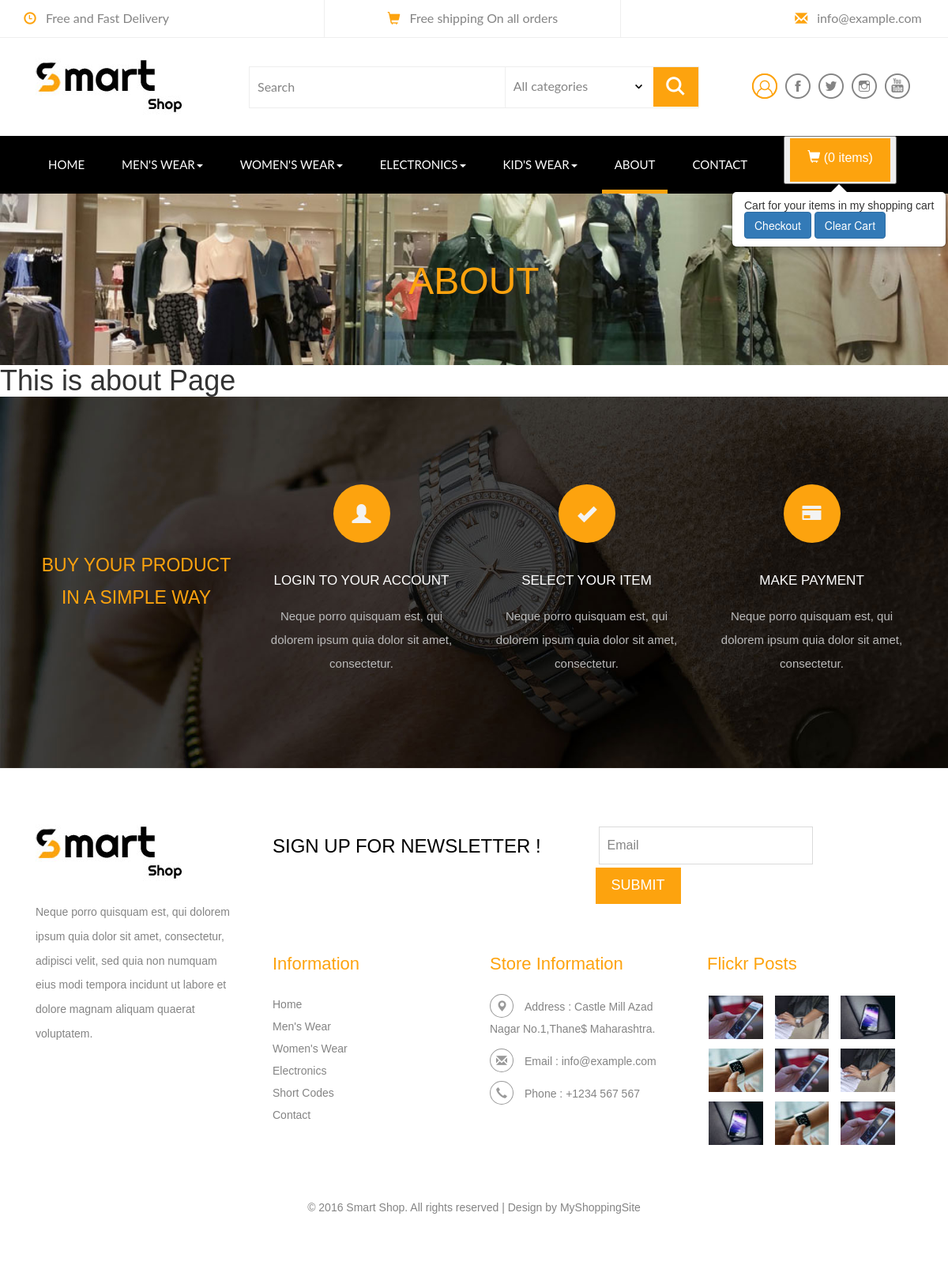
The page /about/ on the database its author committed.
### shop/models.py (models this page shows)
class Category(models.Model):
    title = models.CharField(max_length=255)
    slug = models.SlugField(max_length=255)
    class Meta:
        verbose_name_plural = 'Categories'
    def __str__(self):
        return self.title

### shop/views.py (the view)
# urls.py: path('about/', views.about, name='about'),
def about(request):
    return render(request, 'about.html')

### shop/context_processors.py (called while the page is built)
def menu_categories(request):
    categories = Category.objects.all()
    subcategories = Subcategory.objects.all()
    return {'menu_categories': categories, 'subcategories': subcategories}

### templates/about.html
{% extends "base.html" %}
{% load static %}
{% block itemcurr5 %}
menu__item--current
{% endblock itemcurr5 %}
{% block content %}
<div class="page-head">
    <div class="container">
        <h3>About</h3>
    </div>
</div>
    <h1>This is about Page
{% endblock content %}

### templates/base.html (shortened to what this page needs)
<!DOCTYPE html>
{% load static %}
<html>
<head>
    <link href=" {% static 'css/bootstrap.css' %} " rel="stylesheet" type="text/css" media="all" />
    <link href=" {% static 'css/pignose.layerslider.css' %} " rel="stylesheet" type="text/css" media="all" />
    <link href=" {% static 'css/style.css' %} " rel="stylesheet" type="text/css" media="all" />
</head>
<body>
    <div class="header">
        <div class="container">
            <ul>
                <li><span class="glyphicon glyphicon-time" aria-hidden="true"></span>Free and Fast Delivery</li>
                <li><span class="glyphicon glyphicon-shopping-cart" aria-hidden="true"></span>Free shipping On all orders</li>
                <li><span class="glyphicon glyphicon-envelope" aria-hidden="true"></span><a href=" {% static 'mailto:info@example.com' %} ">info@example.com</a></li>
            </ul>
        </div>
    </div>
    <div class="header-bot">
        <div class="container">
            <div class="col-md-3 header-left">
                <h1><a href=" {% static 'index' %} "><img src=" {% static 'images/logo3.jpg' %} "></a></h1>
            </div>
            <div class="col-md-6 header-middle">
                <form action="{% url 'searchproduct'  %}" method="get">
                    <div class="search">
                        <input type="search" value="Search" name="query" onfocus="this.value = '';" onblur="if (this.value == '') {this.value = 'Search';}" required="">
                    </div>
                    <div class="section_room">
                        <select id="search_category" name="search_category" onchange="change_country(this.value)" class="frm-field required">
                            <option value="Allproducts">All categories</option>
                        </select>
                    </div>
                    <div class="sear-sub">
                        <input type="submit" value=" ">
                    </div>
                </form>
            </div>
            <div class="col-md-3 header-right footer-bottom">
                <ul>
                    <li><a href="#" class="use1" data-toggle="modal" data-target="#myModal4"><span>Login</span></a>
                    </li>
                    <li><a class="fb" href="#"></a></li>
                    <li><a class="twi" href="#"></a></li>
                    <li><a class="insta" href="#"></a></li>
                    <li><a class="you" href="#"></a></li>
                </ul>
            </div>
        </div>
    </div>
    <div class="ban-top">
        <div class="container">
            <div class="top_nav_left">
                <nav class="navbar navbar-default">
                    <div class="container-fluid">
                        <div class="collapse navbar-collapse menu--shylock" id="bs-example-navbar-collapse-1">
                            <ul class="nav navbar-nav menu__list">
                                <li class="active menu__item {% block itemcurr %} {% endblock itemcurr %}"><a class="menu__link" href=" {% url 'index' %} ">Home <span class="sr-only">(current)</span></a></li>
                                {% for cct in menu_categories %}
                                <li class="dropdown menu__item {% block cct.title %} {% endblock cct.title %}">
                                    <a href="#" class="dropdown-toggle menu__link" data-toggle="dropdown" role="button" aria-haspopup="true" aria-expanded="false">{{cct.title}}<span class="caret"></span></a>
                                </li>
                                {% endfor %}
                                <li class=" menu__item {% block itemcurr5 %} {% endblock itemcurr5 %}"><a class="menu__link" href="{% url 'about' %} ">About</a></li>
                                <li class=" menu__item {% block itemcurr6 %} {% endblock itemcurr6 %}"><a class="menu__link" href=" {% url 'contact' %} ">contact</a></li>
                            </ul>
                        </div>
                    </div>
                </nav>
            </div>
            <div class="">
                <button type="button" class="" data-container="body" data-toggle="popover" data-placement="bottom" data-content="Vivamus
sagittis lacus vel augue laoreet rutrum faucibus." id="popcart" data-html="true">
                    <div class="cart box_1">
                        <a href=" {% url 'checkout' %} ">
                            <h3>
                                <div class="tota">
                                    <i class="glyphicon glyphicon-shopping-cart" aria-hidden="true"></i>
                                    (<span id="cartnm">0</span> items)
                                </div>
                            </h3>
                        </a>
                    </div>
                </button>
            </div>
            <div class="clearfix"></div>
        </div>
    </div>
    {% block content %}
    {% endblock content %}
    <div class="coupons">
        <div class="container">
            <div class="coupons-grids text-center">
                <div class="col-md-3 coupons-gd">
                    <h3>Buy your product in a simple way</h3>
                </div>
                <div class="col-md-3 coupons-gd">
                    <span class="glyphicon glyphicon-user" aria-hidden="true"></span>
                    <h4>LOGIN TO YOUR ACCOUNT</h4>
                    <p>Neque porro quisquam est, qui dolorem ipsum quia dolor
                        sit amet, consectetur.</p>
                </div>
                <div class="col-md-3 coupons-gd">
                    <span class="glyphicon glyphicon-ok" aria-hidden="true"></span>
                    <h4>SELECT YOUR ITEM</h4>
                    <p>Neque porro quisquam est, qui dolorem ipsum quia dolor
                        sit amet, consectetur.</p>
                </div>
                <div class="col-md-3 coupons-gd">
                    <span class="glyphicon glyphicon-credit-card" aria-hidden="true"></span>
                    <h4>MAKE PAYMENT</h4>
                    <p>Neque porro quisquam est, qui dolorem ipsum quia dolor
                        sit amet, consectetur.</p>
                </div>
                <div class="clearfix"> </div>
            </div>
        </div>
    </div>
    <div class="footer">
        <div class="container">
            <div class="col-md-3 footer-left">
                <h2><a href=" {% static 'index.html' %} "><img src=" {% static 'images/logo3.jpg' %} " alt=" " /></a></h2>
                <p>Neque porro quisquam est, qui dolorem ipsum quia dolor
                    sit amet, consectetur, adipisci velit, sed quia non
                    numquam eius modi tempora incidunt ut labore
                    et dolore magnam aliquam quaerat voluptatem.</p>
            </div>
            <div class="col-md-9 footer-right">
                <div class="col-sm-6 newsleft">
                    <h3>SIGN UP FOR NEWSLETTER !</h3>
                </div>
                <div class="col-sm-6 newsright">
                    <form>
                        <input type="text" value="Email" onfocus="this.value = '';" onblur="if (this.value == '') {this.value = 'Email';}" required="">
                        <input type="submit" value="Submit">
                    </form>
                </div>
                <div class="clearfix"></div>
                <div class="sign-grds">
                    <div class="col-md-4 sign-gd">
                        <h4>Information</h4>
                        <ul>
                            <li><a href=" {% url 'index' %} ">Home</a></li>
                            <li><a href="">Men's Wear</a></li>
                            <li><a href="">Women's Wear</a></li>
                            <li><a href="">Electronics</a></li>
                            <li><a href="#">Short Codes</a></li>
                            <li><a href=" {% url 'contact' %} ">Contact</a></li>
                        </ul>
                    </div>
                    <div class="col-md-4 sign-gd-two">
                        <h4>Store Information</h4>
                        <ul>
                            <li><i class="glyphicon glyphicon-map-marker" aria-hidden="true"></i>Address : Castle Mill Azad Nagar No.1,Thane$ <span>Maharashtra.</span></li>
                            <li><i class="glyphicon glyphicon-envelope" aria-hidden="true"></i>Email : <a href=" {% static 'mailto:info@example.com' %} ">info@example.com</a></li>
                            <li><i class="glyphicon glyphicon-earphone" aria-hidden="true"></i>Phone : +1234 567 567</li>
                        </ul>
                    </div>
                    <div class="col-md-4 sign-gd flickr-post">
                        <h4>Flickr Posts</h4>
                        <ul>
                            <li><a href=" {% static 'single.html' %} "><img src=" {% static 'images/b15.jpg' %} " alt=" " class="img-responsive" /></a></li>
                            <li><a href=" {% static 'single.html' %} "><img src=" {% static 'images/b16.jpg' %} " alt=" " class="img-responsive" /></a></li>
                            <li><a href=" {% static 'single.html' %} "><img src=" {% static 'images/b17.jpg' %} " alt=" " class="img-responsive" /></a></li>
                            <li><a href=" {% static 'single.html' %} "><img src=" {% static 'images/b18.jpg' %} " alt=" " class="img-responsive" /></a></li>
                            <li><a href=" {% static 'single.html' %} "><img src=" {% static 'images/b15.jpg' %} " alt=" " class="img-responsive" /></a></li>
                            <li><a href=" {% static 'single.html' %} "><img src=" {% static 'images/b16.jpg' %} " alt=" " class="img-responsive" /></a></li>
                            <li><a href=" {% static 'single.html' %} "><img src=" {% static 'images/b17.jpg' %} " alt=" " class="img-responsive" /></a></li>
                            <li><a href=" {% static 'single.html' %} "><img src=" {% static 'images/b18.jpg' %} " alt=" " class="img-responsive" /></a></li>
                            <li><a href=" {% static 'single.html' %} "><img src=" {% static 'images/b15.jpg' %} " alt=" " class="img-responsive" /></a></li>
                        </ul>
                    </div>
                    <div class="clearfix"></div>
                </div>
            </div>
            <div class="clearfix"></div>
            <p class="copy-right">&copy 2016 Smart Shop. All rights reserved | Design by <a href="#">MyShoppingSite</a></p>
        </div>
    </div>
</body>
</html>

### rows shown on the page
Category: title "MEN'S WEAR"
Category: title "WOMEN'S WEAR"
Category: title "ELECTRONICS"
Category: title "KID'S WEAR"
